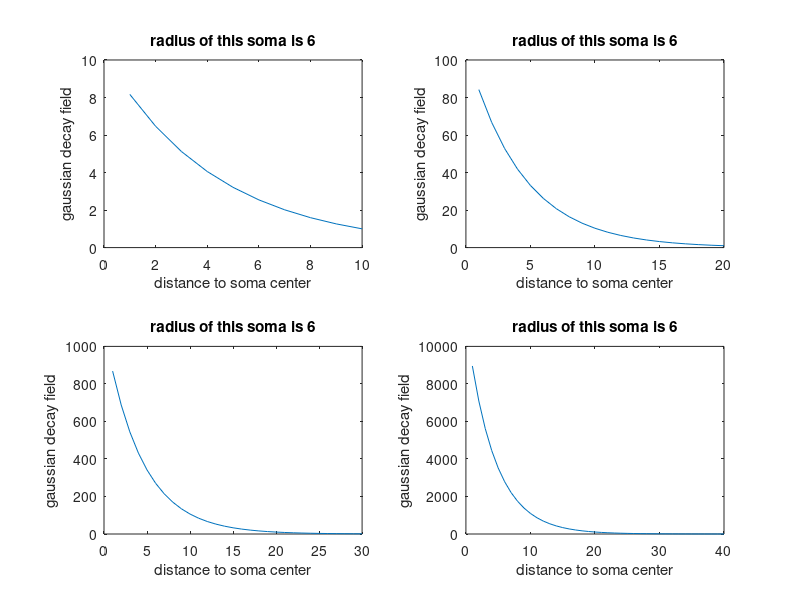

Write MATLAB code to recreate this figure.
% sigmavalue = 17;
% gaussianmat = gaussian3(sizemat, sigmavalue);
% xvec = (1:1:sizemat) - round(sizemat / 2);
% midvalue = round(sizemat / 2);
% plot(xvec, gaussianmat(1:sizemat, midvalue, midvalue)); 
counter = 1;
for i_2 = 1 : 4 
	sizemat = counter * 10;
	counter = counter + 1;
	ini_vec = 1 : sizemat;
	scale_para = 1;
	estimated_radius = 6;
	expotential_coefficient = 1.4 / estimated_radius; 
	gaussian_vec = exp(-ini_vec*expotential_coefficient);
	gaussian_vec = gaussian_vec / min(gaussian_vec(:));
	gaussian_vec = scale_para * gaussian_vec;
	min_gaussian_vec = min(gaussian_vec(:));
	if min_gaussian_vec < 1
		gaussian_vec = gaussian_vec + (1 - min_gaussian_vec); 
	end  
	% plot(ini_vec, gaussian_vec);
	% rem_one = rem(i, 2);
	subplot(2, 2, i_2);
	plot(ini_vec, gaussian_vec);
	xlabel('distance to soma center');
	ylabel('gaussian decay field');
	title('radius of this soma is 6')
end
